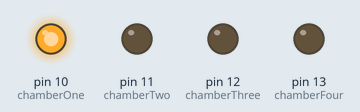
This sketch was run on a simulated Arduino Uno, built with avr-gcc and run on an emulated ATmega328P. Shown: output pins drawn as LEDs (lit = HIGH).

Above: at 1.0 s.
At 3.0 s:
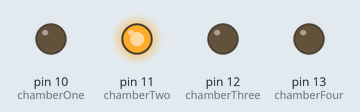
At 5.0 s:
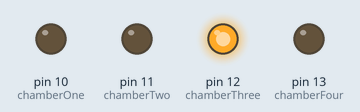
At 7.0 s:
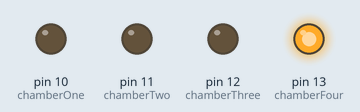
Timing chart, 0 to 10.4 s (numbered marks = the images above):
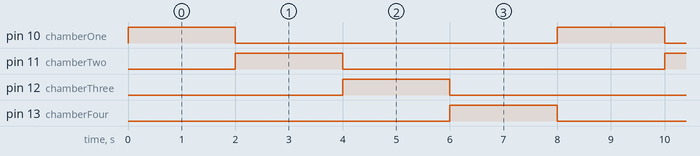

The sketch:

MOSFET.ino
```cpp
int chamberOne = 10;
int chamberTwo = 11;
int chamberThree = 12;
int chamberFour = 13;

void setup() {
  // put your setup code here, to run once:
pinMode(chamberOne, OUTPUT);
pinMode(chamberTwo, OUTPUT);
pinMode(chamberThree, OUTPUT);
pinMode(chamberFour, OUTPUT);

}

void loop() {
  // put your main code here, to run repeatedly

digitalWrite(chamberOne, HIGH);
delay(2000);
digitalWrite(chamberOne, LOW);

digitalWrite(chamberTwo, HIGH);
delay(2000);
digitalWrite(chamberTwo, LOW);

digitalWrite(chamberThree, HIGH);
delay(2000);
digitalWrite(chamberThree, LOW);

digitalWrite(chamberFour, HIGH);
delay(2000);
digitalWrite(chamberFour, LOW);


}
```

Measured:
- by itself, pin 10 (chamberOne), pin 11 (chamberTwo), pin 12 (chamberThree), pin 13 (chamberFour): alternates HIGH for 2.0 s and LOW for 6.0 s
- by itself, everything shown: repeats every 8.0 s, in 5 steps
